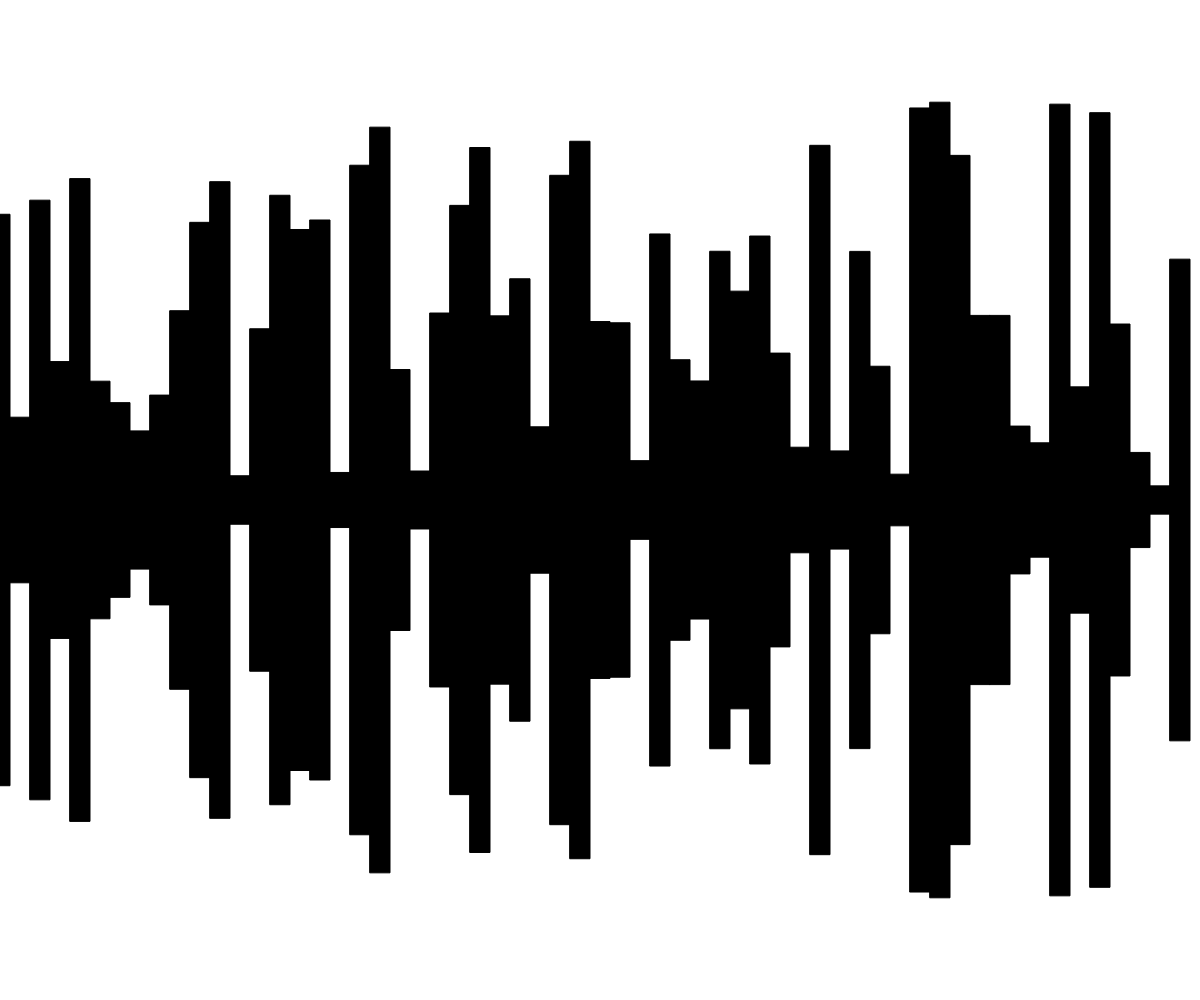
Frame 1 (no input)
Frame 60 (no input): identical to frame 1, image omitted
Frame 120 (the mouse pressed at the canvas centre since frame 60): identical to frame 1, image omitted

The p5.js sketch that drew this single still picture (run headless with seeded random() and noise() and a simulated clock; from frame 60 on, the mouse is pressed at the canvas centre):

// p5.js sketch
// ── sketch.js
// Terrain 
// Fares Abdalla
// 03/11/2024
//
// Extra for Experts:
// - describe what you did to take this project "above and beyond"


let rectwidth = 20;

function setup() {
  createCanvas(windowWidth, windowHeight);
  background(255);
  rectMode(CENTER);
  drawRectangles();
}

function draw() {
  
}

function drawRectangles(){
  let rectHeight;
  fill(0)
  for(let x = 0; x < width; x += rectwidth){
    // rectHeight = x;
    rectHeight = random(0, height*0.8);
    rect(x, height/2, rectwidth, rectHeight);
  }

}
